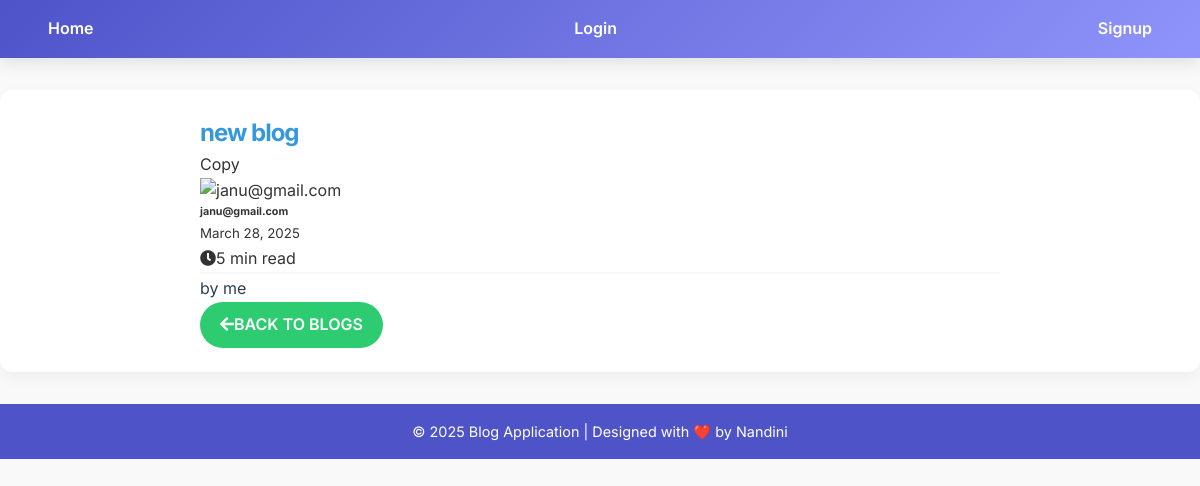
/blog/5/, run on the app's committed database.
### blog/models.py (models this page shows, shortened)
class BlogPost(models.Model):
    author = models.ForeignKey(User, on_delete=models.CASCADE)
    title = models.CharField(max_length=200)
    content = models.TextField()
    created_at = models.DateTimeField(auto_now_add=True)
    updated_at = models.DateTimeField(auto_now=True)

### blog/views.py (the view)
# urls.py: path('blog/<int:pk>/', views.blog_detail, name='blog_detail'),
def blog_detail(request, pk):
    blog_post = get_object_or_404(BlogPost, pk=pk)
    return render(request, 'blog/blog_detail.html', {'blog_post': blog_post})

### blog/templates/blog/blog_detail.html (shortened to what this page needs)
{% extends "base.html" %}
{% block content %}
<div class="container blog-details-container mt-4">
    <div class="blog-details-card shadow-lg p-5 bg-white rounded-lg">
        <h2 class="blog-title text-primary mb-3">{{ blog_post.title }}</h2>
Copy    <div class="blog-meta d-flex justify-content-between align-items-center mb-4 pb-3 border-bottom">
        <div class="author-info d-flex align-items-center">
            <div class="author-avatar mr-3">
                <img src="/api/placeholder/50/50" alt="{{ blog_post.author }}" class="rounded-circle" style="width: 50px; height: 50px; object-fit: cover;">
            </div>
            <div>
                <h6 class="mb-0 text-muted">{{ blog_post.author }}</h6>
                <small class="text-muted">{{ blog_post.created_at|date:"F d, Y" }}</small>
            </div>
        </div>
        <div class="blog-read-time text-muted">
            <i class="fas fa-clock mr-2"></i>5 min read
        </div>
    </div>
    <div class="blog-content mb-4">
        <p class="lead text-dark">{{ blog_post.content }}</p>
    </div>
    <div class="blog-actions d-flex justify-content-between align-items-center">
        <a href="{% url 'blog_list' %}" class="btn btn-secondary btn-back">
            <i class="fas fa-arrow-left mr-2"></i>Back to Blogs
        </a>
    </div>
</div>
</div>
{% endblock %}

### blog/templates/base.html (style rules this page uses)
* { margin: 0; padding: 0; box-sizing: border-box; font-family: 'Inter', sans-serif; }
body { background-color: #f9f9f9; color: #333; line-height: 1.6; }
.btn { display: inline-block; padding: 10px 20px; font-size: 1rem; font-weight: 600; text-transform: uppercase; border: none; border-radius: 30px; background-color: #4e54c8; color: #fff; cursor: pointer; transition: all 0.3s ease; text-decoration: none; }

### blog/templates/blog/blog_detail.html (style rules this page uses)
:root { --primary-color: #3498db; --secondary-color: #2ecc71; --text-color: #2c3e50; --background-light: #f8f9fa; }
.blog-details-container { max-width: 800px; margin: 0 auto; }
.blog-details-card { border: none; transition: all 0.3s ease; }
.blog-title { font-weight: 700; color: var(--primary-color); letter-spacing: -1px; }
.blog-meta { border-bottom: 2px solid var(--background-light) !important; }
.btn-back { background-color: var(--secondary-color); border-color: var(--secondary-color); color: white; transition: all 0.3s ease; }
.blog-content .lead { line-height: 1.8; color: var(--text-color); }

### data on the page
BlogPost: title "new blog", author "janu@gmail.com", created_at "March 28, 2025", content "by me"
